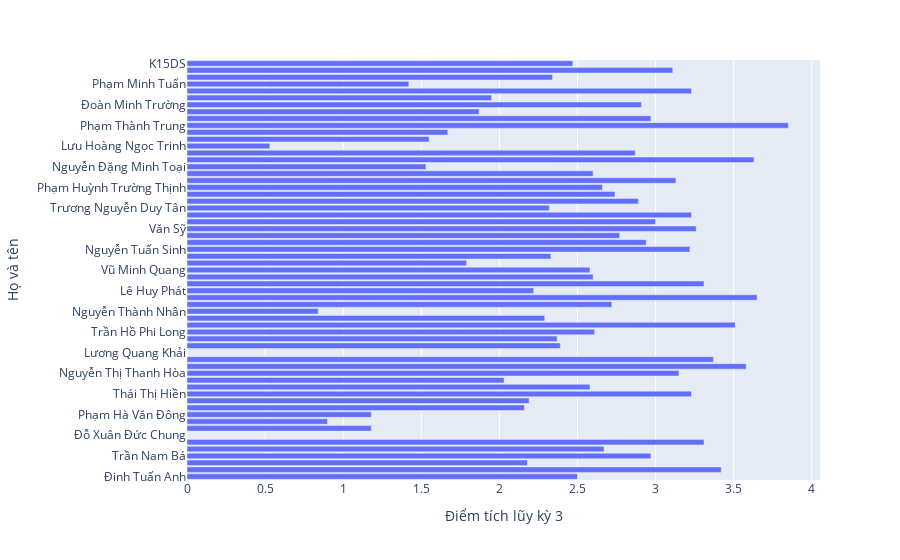

Source (notebook cell):
### Code cell
import plotly.express as px

data = pd.DataFrame({
    'Họ và tên': [df.loc[i, 'Họ và tên'] for i in range(len(df))],
    'Điểm tích lũy kỳ 3': [round(cal_4(i, hk1_nam2), 2) for i in range(len(df))],
    'Điểm tích lũy 3 kỳ': [round(cal_4(i, monhoc_cua_sv[df.loc[i, 'Họ và tên']]), 2) for i in range(len(df))],
    'Tín chỉ tích lũy': [so_tin_chi_sv(i, monhoc_cua_sv[df.loc[i, 'Họ và tên']] + outlier) for i in range(len(df))]
})

data = data.append({        
    'Họ và tên': 'K15DS', 
    'Điểm tích lũy kỳ 3': round(sum(data['Điểm tích lũy kỳ 3']) / len(data), 2), 
    'Điểm tích lũy 3 kỳ': round(sum(data['Điểm tích lũy 3 kỳ']) / len(data), 2),
    'Tín chỉ tích lũy': sum(data['Tín chỉ tích lũy']) // len(data)
}, ignore_index=True)

fig = px.bar(data, y='Họ và tên', x='Điểm tích lũy kỳ 3', orientation='h')
fig.show()

### Figure 1 — Plotly figure (JSON) as saved in the notebook; plotly's stock layout.template omitted (floating-point values rounded to 4 significant figures)
{"data": [{"alignmentgroup": "True", "hovertemplate": "Điểm tích lũy kỳ 3=%{x}<br>Họ và tên=%{y}<extra></extra>", "legendgroup": "", "marker": {"color": "#636efa"}, "name": "", "offsetgroup": "", "orientation": "h", "showlegend": false, "textposition": "auto", "type": "bar", "x": [2.5, 3.42, 2.18, 2.97, 2.67, 3.31, 0, 1.18, 0.9, 1.18, 2.16, 2.19, 3.23, 2.58, 2.03, 3.15, 3.58, 3.37, 0, 2.39, 2.37, 2.61, 3.51, 2.29, 0.84, 2.72, 3.65, 2.22, 3.31, 2.6, 2.58, 1.79, 2.33, 3.22, 2.94, 2.77, 3.26, 3, 3.23, 2.32, 2.89, 2.74, 2.66, 3.13, 2.6, 1.53, 3.63, 2.87, 0.53, 1.55, 1.67, 3.85, 2.97, 1.87, 2.91, 1.95, 3.23, 1.42, 2.34, 3.11, 2.47], "xaxis": "x", "y": ["Đinh Tuấn Anh", "Hà Bảo Anh", "Lưu Đức Anh", "Trần Nam Bá", "Ngô Đức Bảo", "Trịnh Thị Bảo Bảo", "Đỗ Xuân Đức Chung", "Phạm Tài Đức Phú Đa", "Lê Tấn Đạt", "Phạm Hà Văn Đông", "Trịnh Ngọc Đức", "Tăng Hoài Duy", "Thái Thị Hiền", "Phạm Thế Hiển", "Trần Minh Hiếu", "Nguyễn Thị Thanh Hòa", "Ngô Quốc Hoàng", "Hồ Quang Huy", "Lương Quang Khải", "Phạm Hoàng Duy Khang", "Lê Mỹ Thanh Lành", "Trần Hồ Phi Long", "Trương Thị Cẩm Ly", "Quách Trọng Nghĩa", "Nguyễn Thành Nhân", "Nguyễn Văn Phúc Nhân", "Lưu Thị Yến Nhi", "Lê Huy Phát", "Lê Thanh Phong", "Phan Nguyễn Mai Phương", "Vũ Minh Quang", "Nguyễn Quang Quốc", "Dương Văn Sang", "Nguyễn Tuấn Sinh", "Phạm Trung Sơn", "Nguyễn Tiến Sỹ", "Văn Sỹ", "Lê Duy Tâm", "Phan Nguyễn Trọng Tân", "Trương Nguyễn Duy Tân", "Đỗ Văn Thắng", "Nguyễn Đức Thịnh", "Phạm Huỳnh Trường Thịnh", "Trần Xuân Thủy", "Lê Văn Tiến", "Nguyễn Đặng Minh Toại", "Huỳnh Minh Toàn", "Nguyễn Anh Toàn", "Lưu Hoàng Ngọc Trinh", "Lê Văn Trung", "Nguyễn Tuấn Trung", "Phạm Thành Trung", "Phan Chí Trung", "Đào Duy Trường", "Đoàn Minh Trường", "Huỳnh Anh Tú", "Nguyễn Văn Anh Tuấn", "Phạm Minh Tuấn", "Phan Lê Hoàng Việt", "Trần Tuấn Vũ", "K15DS"], "yaxis": "y"}], "layout": {"barmode": "relative", "legend": {"tracegroupgap": 0}, "margin": {"t": 60}, "xaxis": {"anchor": "y", "domain": [0, 1], "title": {"text": "Điểm tích lũy kỳ 3"}}, "yaxis": {"anchor": "x", "domain": [0, 1], "title": {"text": "Họ và tên"}}}}
